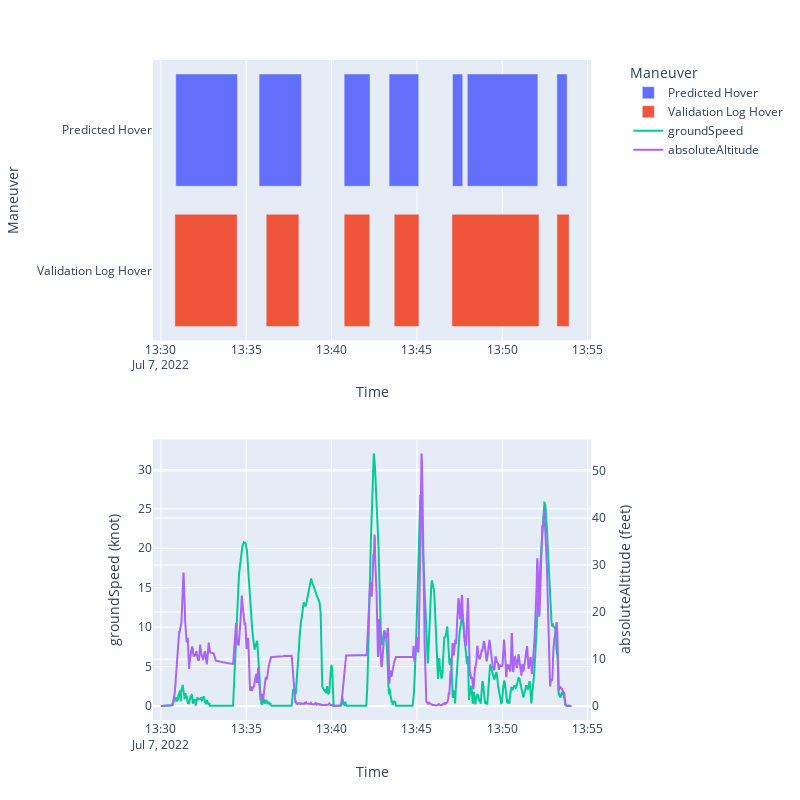

This figure's notebook cell:
### Code cell
import plotly.express as px
import pandas as pd
import numpy as np
from plotly.subplots import make_subplots
import plotly.graph_objects as go


df = pd.DataFrame(arr)

fig2 = px.timeline(df,
                  x_start="Start",
                  x_end="Finish",
                  y="Maneuver",
                  color="Maneuver")

trace1 = go.Scatter(x=validation_file['datetime'],
                    y=validation_file['groundSpeed'],
                   name = 'groundSpeed')
trace2 = go.Scatter(x=validation_file['datetime'],
                    y=validation_file['absoluteAltitude'],
                   name = 'absoluteAltitude')


fig = make_subplots(rows=2,
                    cols=1,
                    figure=fig2,
                    shared_xaxes=True,
                    specs=[[{"secondary_y": False}],
                           [{"secondary_y": True }]
                          ]
                   )
fig.add_trace(trace1, 
              row=2,
              col=1, secondary_y=False, 
              )
fig.add_trace(trace2,
              row=2,
              col=1, secondary_y=True,
              )
fig.update_layout(width=800,
                  height=800,
                  xaxis1_showticklabels=True,
                  xaxis2_showticklabels=True,
                 )

fig.update_xaxes(title_text="Time")
fig.update_yaxes(title_text='''groundSpeed (knot)''',row=2, col=1)
fig.update_yaxes(title_text='''absoluteAltitude (feet)''',row=2, col=1, secondary_y=True)
fig.show()

### Figure 1 — Plotly figure (JSON) as saved in the notebook; plotly's stock layout.template omitted (floating-point values rounded to 4 significant figures; data arrays with more than 128 entries replaced by an {"elided": "..."} marker saying what was removed)
{"data": [{"alignmentgroup": "True", "base": ["2022-07-07T13:30:52", "2022-07-07T13:35:45", "2022-07-07T13:40:44", "2022-07-07T13:43:22", "2022-07-07T13:47:05", "2022-07-07T13:47:57", "2022-07-07T13:53:12"], "hovertemplate": "Maneuver=%{y}<br>Start=%{base}<br>Finish=%{x}<extra></extra>", "legendgroup": "Predicted Hover", "marker": {"color": "#636efa", "pattern": {"shape": ""}}, "name": "Predicted Hover", "offsetgroup": "Predicted Hover", "orientation": "h", "showlegend": true, "textposition": "auto", "type": "bar", "x": [217000, 149000, 91000, 104000, 36000, 248000, 36000], "xaxis": "x", "y": ["Predicted Hover", "Predicted Hover", "Predicted Hover", "Predicted Hover", "Predicted Hover", "Predicted Hover", "Predicted Hover"], "yaxis": "y"}, {"alignmentgroup": "True", "base": ["2022-07-07T13:30:49", "2022-07-07T13:36:10", "2022-07-07T13:40:44", "2022-07-07T13:43:40", "2022-07-07T13:47:03", "2022-07-07T13:53:12"], "hovertemplate": "Maneuver=%{y}<br>Start=%{base}<br>Finish=%{x}<extra></extra>", "legendgroup": "Validation Log Hover", "marker": {"color": "#EF553B", "pattern": {"shape": ""}}, "name": "Validation Log Hover", "offsetgroup": "Validation Log Hover", "orientation": "h", "showlegend": true, "textposition": "auto", "type": "bar", "x": [219000, 115000, 90000, 87000, 306000, 43000], "xaxis": "x", "y": ["Validation Log Hover", "Validation Log Hover", "Validation Log Hover", "Validation Log Hover", "Validation Log Hover", "Validation Log Hover"], "yaxis": "y"}, {"name": "groundSpeed", "type": "scatter", "x": {"elided": "1443 str values"}, "xaxis": "x2", "y": {"elided": "1443 float values"}, "yaxis": "y2"}, {"name": "absoluteAltitude", "type": "scatter", "x": {"elided": "1443 str values"}, "xaxis": "x2", "y": {"elided": "1443 float values"}, "yaxis": "y3"}], "layout": {"barmode": "overlay", "height": 800, "legend": {"title": {"text": "Maneuver"}, "tracegroupgap": 0}, "margin": {"t": 60}, "width": 800, "xaxis": {"anchor": "y", "domain": [0, 0.94], "matches": "x2", "showticklabels": true, "title": {"text": "Time"}, "type": "date"}, "xaxis2": {"anchor": "y2", "domain": [0, 0.94], "showticklabels": true, "title": {"text": "Time"}}, "yaxis": {"anchor": "x", "categoryarray": ["Validation Log Hover", "Predicted Hover"], "categoryorder": "array", "domain": [0.575, 1], "title": {"text": "Maneuver"}}, "yaxis2": {"anchor": "x2", "domain": [0, 0.425], "title": {"text": "groundSpeed (knot)"}}, "yaxis3": {"anchor": "x2", "overlaying": "y2", "side": "right", "title": {"text": "absoluteAltitude (feet)"}}}}
